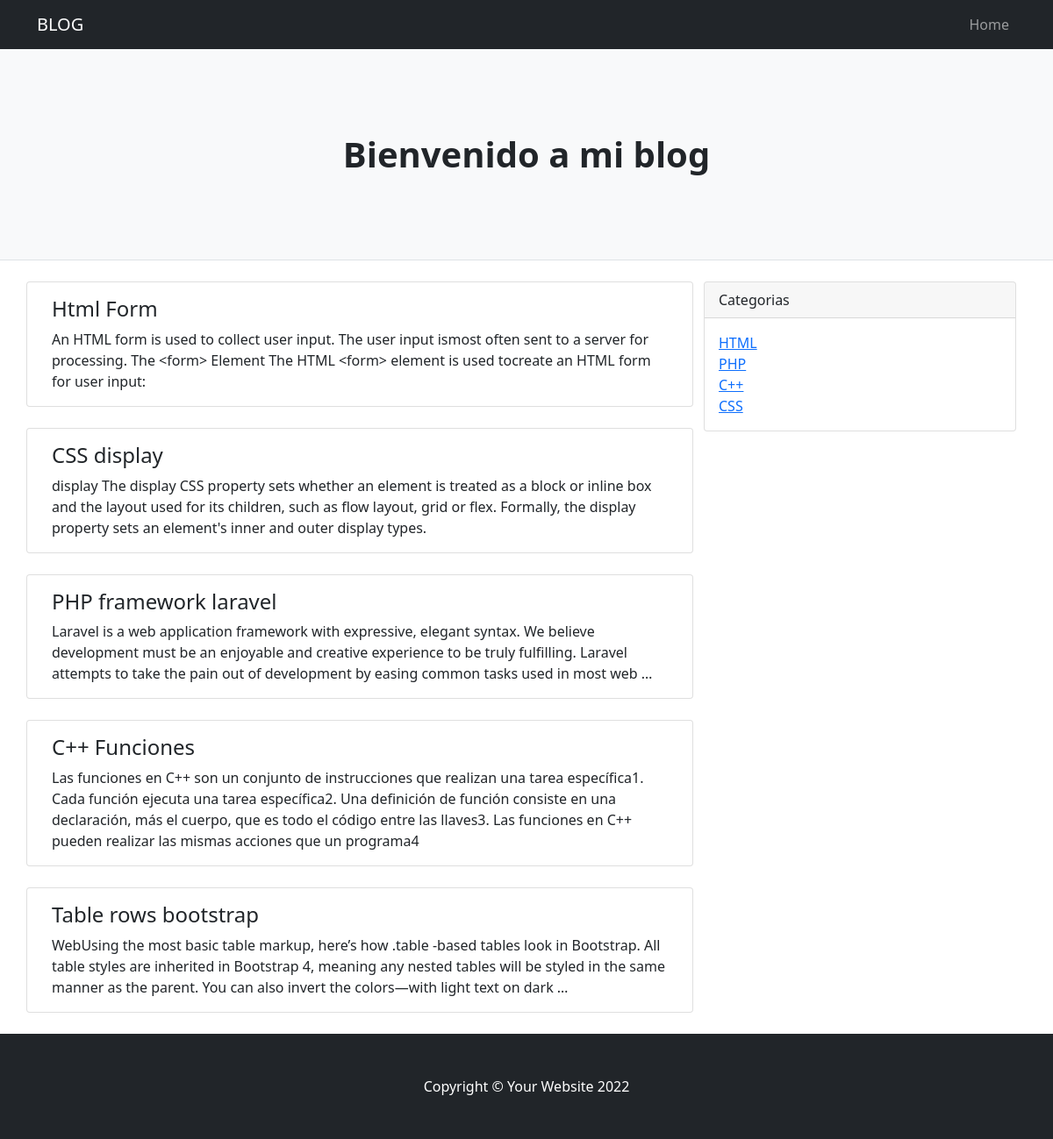
The page / on the database its author committed.
### examen/models.py (models this page shows, shortened)
class Post(models.Model):
    titulo = models.CharField(max_length=100)
    descripcion = models.TextField()
    categoria = models.ForeignKey(Categoria, on_delete=models.CASCADE)

class Categoria(models.Model):
    nombre = models.CharField(max_length=200)
    pud_date = models.DateTimeField(auto_now=True)

### examen/views.py (the view)
# urls.py: path('',views.Index, name='index'),
def Index(request):
    list_post = Post.objects.all()
    list_cat = Categoria.objects.all()
    context = {
        'posts' : list_post,
        'cats' : list_cat
    }
    return render(request, 'index.html', context)

### examen/templates/index.html
{% extends "layout.html" %}
{% block content %}
{%for post in posts %}
<div class="card mb-4">
    <div class="card-body">
        <h2 class="card-title h4">{{ post.titulo }}</h2>
        <p class="card-text">{{ post.descripcion }}</p>
    </div>
</div>
{% endfor %}
{% endblock %}

### examen/templates/layout.html (shortened to what this page needs)
<!DOCTYPE html>
<html lang="en">
    <head>
        {% load static %}
        <link href="{% static 'css/styles.css' %}" rel="stylesheet" />
    </head>
    <body>
        <nav class="navbar navbar-expand-lg navbar-dark bg-dark">
            <div class="container">
                <a class="navbar-brand" href="#!">BLOG</a>
                <div class="collapse navbar-collapse" id="navbarSupportedContent">
                    <ul class="navbar-nav ms-auto mb-2 mb-lg-0">
                        <li class="nav-item"><a class="nav-link" href="#">Home</a></li>
                    </ul>
                </div>
            </div>
        </nav>
        <header class="py-5 bg-light border-bottom mb-4">
            <div class="container">
                <div class="text-center my-5">
                    <h1 class="fw-bolder">Bienvenido a mi blog</h1>
                </div>
            </div>
        </header>
        <div class="container">
            <div class="row">
                <div class="col-lg-8">
                    <div class="row">
                           {% block content %}
                           {% endblock %}
                    </div>
                </div>
                <div class="col-lg-4">
                    <div class="card mb-4">
                        <div class="card-header">Categorias</div>
                        <div class="card-body">
                            <div class="row">
                                <div class="col-sm-6">
                                    <ul class="list-unstyled mb-0">
                                        {% for cat in cats %}
                                        <li><a href="/categoria/{{ cat.id }}/">{{ cat.nombre }}</a></li>
                                        {% endfor %}
                                    </ul>
                                </div>
                            </div>
                        </div>
                    </div>
                </div>
            </div>
        </div>
        <footer class="py-5 bg-dark">
            <div class="container"><p class="m-0 text-center text-white">Copyright &copy; Your Website 2022</p></div>
        </footer>
    </body>
</html>

### rows shown on the page
Post: titulo "Html Form", descripcion "An HTML form is used to collect user input. The user input ismost often sent to a server for processing. The <form> Element The HTML <form> element is used tocreate an HTML form for user input:"
Post: titulo "CSS display", descripcion "display The display CSS property sets whether an element is treated as a block or inline box and the layout used for its children, such as flow layout, grid or flex. Formally, the display property sets an element's inner and outer display types."
Post: titulo "PHP framework laravel", descripcion "Laravel is a web application framework with expressive, elegant syntax. We believe development must be an enjoyable and creative experience to be truly fulfilling. Laravel attempts to take the pain out of development by easing common tasks used in most web …"
Post: titulo "C++ Funciones", descripcion "Las funciones en C++ son un conjunto de instrucciones que realizan una tarea específica1. Cada función ejecuta una tarea específica2. Una definición de función consiste en una declaración, más el cuerpo, que es todo el código entre las llaves3. Las funciones en C++ pueden realizar las mismas acciones que un programa4"
Post: titulo "Table rows bootstrap", descripcion "WebUsing the most basic table markup, here’s how .table -based tables look in Bootstrap. All table styles are inherited in Bootstrap 4, meaning any nested tables will be styled in the same manner as the parent. You can also invert the colors—with light text on dark …"
Categoria: nombre "HTML"
Categoria: nombre "PHP"
Categoria: nombre "C++"
Categoria: nombre "CSS"
